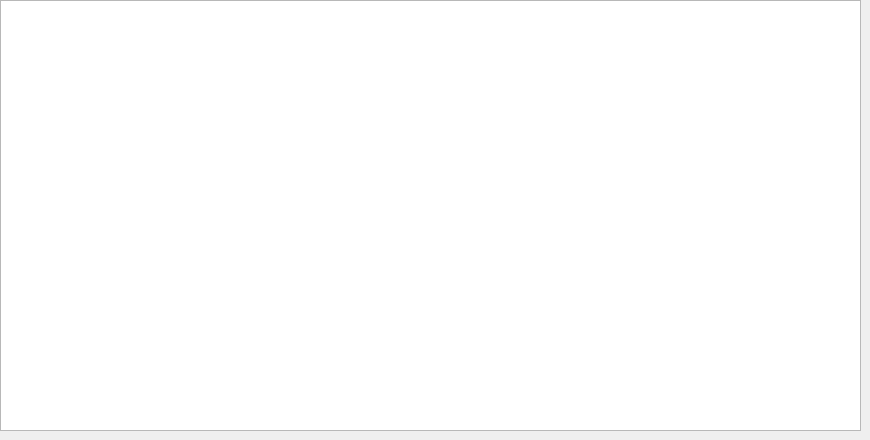
     <widget class="QWidget" name="tab_4">
      <attribute name="title">
       <string>Display</string>
      </attribute>
      <widget class="QTableView" name="tableView_2">
       <property name="geometry">
        <rect>
         <x>0</x>
         <y>0</y>
         <width>861</width>
         <height>431</height>
        </rect>
       </property>
       <property name="styleSheet">
        <string notr="true">background-image: url(:/new/prefix1/image/blanc.png);</string>
       </property>
      </widget>
      <widget class="QPushButton" name="pushButton_11">
       <property name="geometry">
        <rect>
         <x>10</x>
         <y>370</y>
         <width>171</width>
         <height>51</height>
        </rect>
       </property>
       <property name="styleSheet">
        <string notr="true">QPushButton {
	font: 10pt &quot;MV Boli&quot;;

    border: 2px solid #76B900;
    padding: 10px 20px;
    font-size: 16px;
    font-weight: bold;
    text-transform: uppercase;
    transition: background 0.3s, border 0.3s, color 0.3s;
    background-color: #EE99C2;
    border-radius: 35px;
    border-color: #1F1F1F; /* Couleur verte transformée en mauve */
    color: rgb(255, 255, 255);
}

QPushButton:hover {
    border-radius: 25px;
    background: purple; /* Couleur noire transformée en blanc */
    color: #fff;
}

QPushButton:pressed {
    background-color: qlineargradient(x1: 0, y1: 0, x2: 1, y2: 1,
                                      stop: 0 #EE99C2, stop: 0.5 rgb(43, 208, 31), stop: 1 #EE99C2);
    border-color: white; /* Couleur verte transformée en mauve */
    color: #eee;
}</string>
       </property>
       <property name="text">
        <string>Tri</string>
       </property>
      </widget>
      <widget class="QPushButton" name="pushButton_5">
       <property name="geometry">
        <rect>
         <x>680</x>
         <y>360</y>
         <width>161</width>
         <height>51</height>
        </rect>
       </property>
       <property name="styleSheet">
        <string notr="true">QPushButton {
	font: 10pt &quot;MV Boli&quot;;

    border: 2px solid #76B900;
    padding: 10px 20px;
    font-size: 16px;
    font-weight: bold;
    text-transform: uppercase;
    transition: background 0.3s, border 0.3s, color 0.3s;
    background-color: #EE99C2;
    border-radius: 35px;
    border-color: #1F1F1F; /* Couleur verte transformée en mauve */
    color: rgb(255, 255, 255);
}

QPushButton:hover {
    border-radius: 25px;
    background: purple; /* Couleur noire transformée en blanc */
    color: #fff;
}

QPushButton:pressed {
    background-color: qlineargradient(x1: 0, y1: 0, x2: 1, y2: 1,
                                      stop: 0 #EE99C2, stop: 0.5 rgb(43, 208, 31), stop: 1 #EE99C2);
    border-color: white; /* Couleur verte transformée en mauve */
    color: #eee;
}</string>
       </property>
       <property name="text">
        <string>supprimer</string>
       </property>
      </widget>
      <widget class="QLabel" name="label_30">
       <property name="geometry">
        <rect>
         <x>730</x>
         <y>300</y>
         <width>64</width>
         <height>64</height>
        </rect>
       </property>
       <property name="styleSheet">
        <string notr="true">background-image: url(:/new/prefix1/image/64.png);</string>
       </property>
       <property name="text">
        <string/>
       </property>
      </widget>
      <zorder>pushButton_11</zorder>
      <zorder>pushButton_5</zorder>
      <zorder>label_30</zorder>
      <zorder>tableView_2</zorder>
     </widget>
